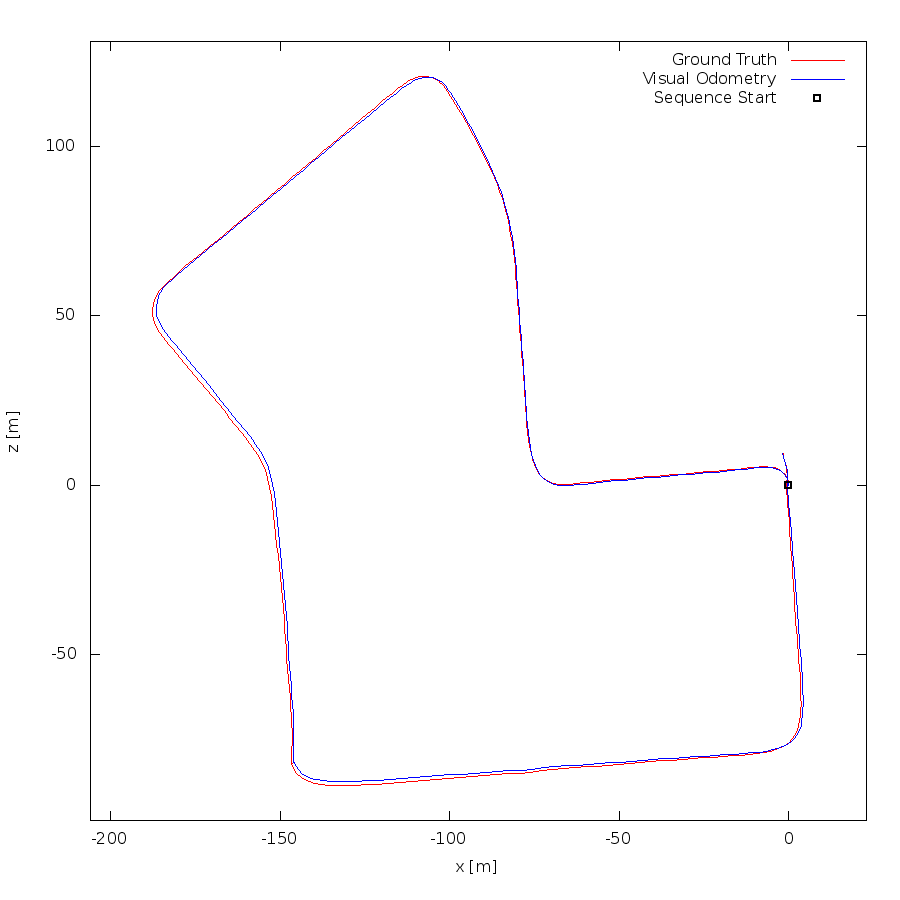

Write the gnuplot code that produced this figure.
set term postscript eps enhanced color
set output "07.eps"
set size ratio -1
set xrange [-206:23]
set yrange [-99:131]
set xlabel "x [m]"
set ylabel "z [m]"
plot "07.txt" using 1:2 lc rgb "#FF0000" title 'Ground Truth' w lines,"07.txt" using 3:4 lc rgb "#0000FF" title 'Visual Odometry' w lines,"< head -1 07.txt" using 1:2 lc rgb "#000000" pt 4 ps 1 lw 2 title 'Sequence Start' w points
